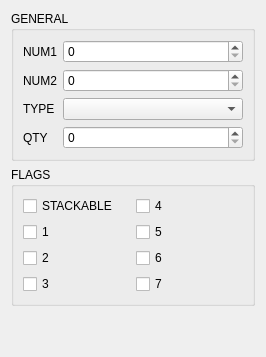
<?xml version="1.0" encoding="UTF-8"?>
<ui version="4.0">
 <class>ConsumeTabForm</class>
 <widget class="QWidget" name="ConsumeTabForm">
  <property name="windowTitle">
   <string notr="true">Form</string>
  </property>
  <layout class="QVBoxLayout" name="verticalLayout">
   <item>
    <widget class="QGroupBox" name="groupBox_4">
     <property name="title">
      <string>GENERAL</string>
     </property>
     <layout class="QVBoxLayout" name="verticalLayout_2">
      <item>
       <layout class="QFormLayout" name="formLayout">
        <item row="0" column="0">
         <widget class="QLabel" name="num1Label">
          <property name="text">
           <string>NUM1</string>
          </property>
         </widget>
        </item>
        <item row="0" column="1">
         <widget class="QSpinBox" name="num1SB">
          <property name="maximum">
           <number>65535</number>
          </property>
         </widget>
        </item>
        <item row="1" column="0">
         <widget class="QLabel" name="num2Label">
          <property name="text">
           <string>NUM2</string>
          </property>
         </widget>
        </item>
        <item row="1" column="1">
         <widget class="QSpinBox" name="num2SB">
          <property name="maximum">
           <number>65535</number>
          </property>
         </widget>
        </item>
        <item row="2" column="0">
         <widget class="QLabel" name="itemLabel">
          <property name="text">
           <string>TYPE</string>
          </property>
         </widget>
        </item>
        <item row="2" column="1">
         <widget class="QComboBox" name="itemCB">
          <property name="minimumSize">
           <size>
            <width>180</width>
            <height>0</height>
           </size>
          </property>
         </widget>
        </item>
        <item row="4" column="0">
         <widget class="QLabel" name="countLabel">
          <property name="text">
           <string>QTY</string>
          </property>
         </widget>
        </item>
        <item row="4" column="1">
         <widget class="QSpinBox" name="countSB">
          <property name="minimum">
           <number>0</number>
          </property>
         </widget>
        </item>
       </layout>
      </item>
     </layout>
    </widget>
   </item>
   <item>
    <widget class="QGroupBox" name="groupBox">
     <property name="title">
      <string>FLAGS</string>
     </property>
     <layout class="QGridLayout" name="gridLayout">
      <item row="2" column="0">
       <widget class="QCheckBox" name="flag2CB">
        <property name="text">
         <string>2</string>
        </property>
       </widget>
      </item>
      <item row="0" column="0">
       <widget class="QCheckBox" name="flag0CB">
        <property name="text">
         <string>STACKABLE</string>
        </property>
       </widget>
      </item>
      <item row="3" column="0">
       <widget class="QCheckBox" name="flag1CB">
        <property name="text">
         <string>3</string>
        </property>
       </widget>
      </item>
      <item row="1" column="0">
       <widget class="QCheckBox" name="flag3CB">
        <property name="text">
         <string>1</string>
        </property>
       </widget>
      </item>
      <item row="0" column="1">
       <widget class="QCheckBox" name="flag4CB">
        <property name="text">
         <string>4</string>
        </property>
       </widget>
      </item>
      <item row="1" column="1">
       <widget class="QCheckBox" name="flag5CB">
        <property name="text">
         <string>5</string>
        </property>
       </widget>
      </item>
      <item row="2" column="1">
       <widget class="QCheckBox" name="flag6CB">
        <property name="text">
         <string>6</string>
        </property>
       </widget>
      </item>
      <item row="3" column="1">
       <widget class="QCheckBox" name="flag7CB">
        <property name="text">
         <string>7</string>
        </property>
       </widget>
      </item>
     </layout>
    </widget>
   </item>
   <item>
    <spacer name="verticalSpacer">
     <property name="orientation">
      <enum>Qt::Vertical</enum>
     </property>
     <property name="sizeHint" stdset="0">
      <size>
       <width>20</width>
       <height>40</height>
      </size>
     </property>
    </spacer>
   </item>
  </layout>
 </widget>
 <resources/>
 <connections/>
</ui>
